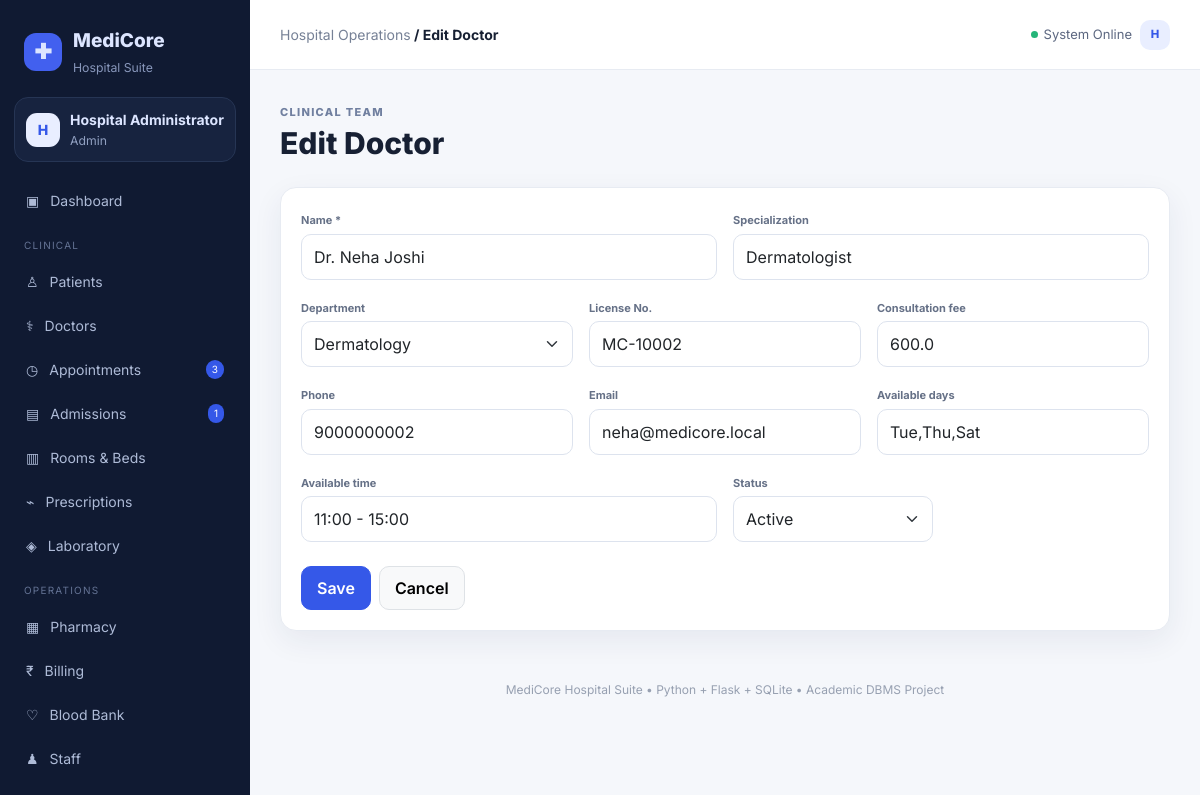
The app's page /doctors/edit/2 (signed in) with its own data.
### tables this page shows
CREATE TABLE doctors(
 doctor_id INTEGER PRIMARY KEY AUTOINCREMENT, name TEXT NOT NULL, specialization TEXT, department_id INTEGER,
 phone TEXT,email TEXT,license_no TEXT,consultation_fee REAL DEFAULT 0,
 available_days TEXT,available_time TEXT,status TEXT DEFAULT 'Active',
 FOREIGN KEY(department_id) REFERENCES departments(department_id)
);

CREATE TABLE departments(
 department_id INTEGER PRIMARY KEY AUTOINCREMENT, name TEXT UNIQUE NOT NULL, floor TEXT, head_name TEXT,
 phone TEXT, status TEXT DEFAULT 'Active'
);

### app.py (the view, shortened to what this page needs)
@app.route("/doctors/edit/<int:doctor_id>",methods=["GET","POST"])
@login_required
def edit_doctor(doctor_id):
    d=one("SELECT * FROM doctors WHERE doctor_id=?",(doctor_id,)); deps=query("SELECT department_id,name FROM departments ORDER BY name")
    if not d: flash("Doctor not found.","danger"); return redirect(url_for("doctors"))
    return render_template("doctors/form.html",doctor=d,departments=deps)

### app.py (called while the page is built)
def get_db():
    conn = sqlite3.connect(DB_PATH)
    conn.row_factory = sqlite3.Row
    conn.execute("PRAGMA foreign_keys = ON")
    conn.execute("PRAGMA journal_mode = WAL")
    return conn

def query(sql, params=()):
    conn = get_db()
    cur = conn.execute(sql, params)
    rows = [dict(r) for r in cur.fetchall()]
    conn.close()
    return rows

def one(sql, params=()):
    conn = get_db()
    row = conn.execute(sql, params).fetchone()
    result = dict(row) if row else None
    conn.close()
    return result

def login_required(fn):
    @wraps(fn)
    def wrapper(*args, **kwargs):
        if "user_id" not in session:
            flash("Please login first.", "warning")
            return redirect(url_for("login"))
        return fn(*args, **kwargs)
    return wrapper

@app.context_processor
def globals():
    return {
        "current_date": date.today(),
        "app_name": "MediCore Hospital",
        "nav_count": {
            "pending": one("SELECT COUNT(*) c FROM appointments WHERE status='Scheduled'")["c"],
            "admitted": one("SELECT COUNT(*) c FROM admissions WHERE status='Admitted'")["c"]
        }
    }

### templates/doctors/form.html
{% extends "base.html" %}{% block title %}{{'Edit' if doctor else 'Add'}} Doctor{% endblock %}
{% block content %}<div class="page-head"><div><span class="eyebrow">CLINICAL TEAM</span><h1>{{'Edit' if doctor else 'Add'}} Doctor</h1></div></div>
<form method="post" class="panel form-panel"><div class="row g-3">
<div class="col-md-6"><label>Name *</label><input required class="form-control" name="name" value="{{doctor.name if doctor else ''}}"></div>
<div class="col-md-6"><label>Specialization</label><input class="form-control" name="specialization" value="{{doctor.specialization if doctor else ''}}"></div>
<div class="col-md-4"><label>Department</label><select class="form-select" name="department_id"><option value="">Select</option>{% for d in departments %}<option value="{{d.department_id}}" {% if doctor and doctor.department_id==d.department_id%}selected{%endif%}>{{d.name}}</option>{% endfor %}</select></div>
<div class="col-md-4"><label>License No.</label><input class="form-control" name="license_no" value="{{doctor.license_no if doctor else ''}}"></div>
<div class="col-md-4"><label>Consultation fee</label><input class="form-control" type="number" step=".01" name="consultation_fee" value="{{doctor.consultation_fee if doctor else 0}}"></div>
<div class="col-md-4"><label>Phone</label><input class="form-control" name="phone" value="{{doctor.phone if doctor else ''}}"></div>
<div class="col-md-4"><label>Email</label><input class="form-control" name="email" value="{{doctor.email if doctor else ''}}"></div>
<div class="col-md-4"><label>Available days</label><input class="form-control" name="available_days" value="{{doctor.available_days if doctor else ''}}"></div>
<div class="col-md-6"><label>Available time</label><input class="form-control" name="available_time" value="{{doctor.available_time if doctor else ''}}"></div>
<div class="col-md-3"><label>Status</label><select class="form-select" name="status"><option>Active</option><option {% if doctor and doctor.status=='Inactive'%}selected{%endif%}>Inactive</option></select></div>
</div><div class="mt-4"><button class="btn btn-primary">Save</button><a class="btn btn-light border ms-2" href="{{url_for('doctors')}}">Cancel</a></div></form>{% endblock %}

### static/style.css (style rules this page uses)
:root { --bg:#f5f7fb;--panel:#fff;--text:#172033;--muted:#768196;--line:#e7ebf2;--primary:#3558e8;--navy:#1a2550;--shadow:0 10px 30px rgba(30,42,80,.07) }
* { box-sizing:border-box }
body { margin:0;background:var(--bg);color:var(--text);font-family:Inter,system-ui,sans-serif;font-size:14px }
.page-head { display:flex;align-items:flex-end;justify-content:space-between;gap:20px;margin-bottom:22px }
.eyebrow { font-size:11px;letter-spacing:1.3px;color:#7180a0;font-weight:800 }
.page-head h1 { font-size:30px;margin:4px 0;font-weight:800 }
.btn { border-radius:10px;padding:9px 15px;font-weight:600 }
.btn-primary { background:var(--primary);border-color:var(--primary) }
.form-control,.form-select { border-radius:10px;border-color:#dde3ee;padding:10px 12px }
.panel { background:var(--panel);border:1px solid var(--line);border-radius:16px;box-shadow:var(--shadow);padding:20px }
.form-panel { max-width:1050px }
.form-panel label { font-size:11px;font-weight:700;color:#667187;margin-bottom:5px }

### records on screen
doctors: name "Dr. Neha Joshi", specialization "Dermatologist", department_id "Dermatology", license_no "MC-10002", consultation_fee "600.0", phone "9000000002", email "neha@medicore.local", available_days "Tue,Thu,Sat", available_time "11:00 - 15:00"

### other values on screen
{{ session.get('full_name','U')[0] }} "H"
{{ session.get('full_name') }} "Hospital Administrator"
{{ session.get('role') }} "Admin"
{{ nav_count.pending }} "3"
{{ nav_count.admitted }} "1"
{{ 'Edit' if doctor else 'Add' }} "Edit"
